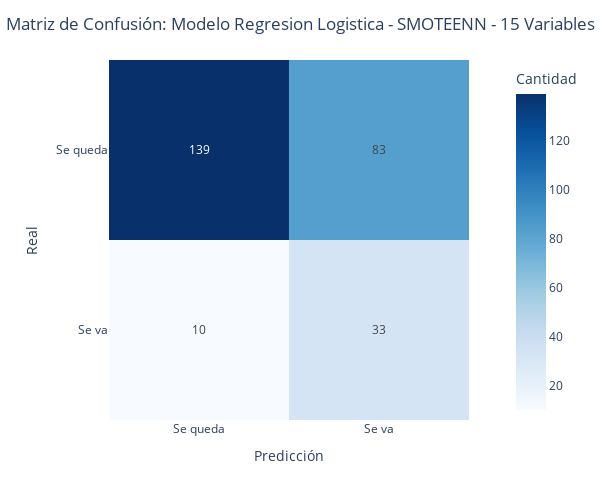

This figure's notebook cell:
### Code cell
gr = show_confusion_matrix(y_test, pred, 'Regresion Logistica - SMOTEENN - 15 Variables')
gr

### Figure 1 — Plotly figure (JSON) as saved in the notebook; plotly's stock layout.template omitted (floating-point values rounded to 4 significant figures)
{"data": [{"coloraxis": "coloraxis", "hovertemplate": "Predicción: %{x}<br>Real: %{y}<br>Cantidad: %{z}<extra></extra>", "name": "0", "texttemplate": "%{z}", "type": "heatmap", "x": ["Se queda", "Se va"], "xaxis": "x", "y": ["Se queda", "Se va"], "yaxis": "y", "z": [[139, 83], [10, 33]]}], "layout": {"coloraxis": {"colorbar": {"title": {"text": "Cantidad"}}, "colorscale": [[0, "rgb(247,251,255)"], [0.125, "rgb(222,235,247)"], [0.25, "rgb(198,219,239)"], [0.375, "rgb(158,202,225)"], [0.5, "rgb(107,174,214)"], [0.625, "rgb(66,146,198)"], [0.75, "rgb(33,113,181)"], [0.875, "rgb(8,81,156)"], [1, "rgb(8,48,107)"]]}, "height": 500, "margin": {"t": 60}, "title": {"text": "Matriz de Confusión: Modelo Regresion Logistica - SMOTEENN - 15 Variables", "x": 0.5}, "width": 600, "xaxis": {"anchor": "y", "constrain": "domain", "domain": [0, 1], "scaleanchor": "y", "title": {"text": "Predicción"}}, "yaxis": {"anchor": "x", "autorange": "reversed", "constrain": "domain", "domain": [0, 1], "title": {"text": "Real"}}}}
